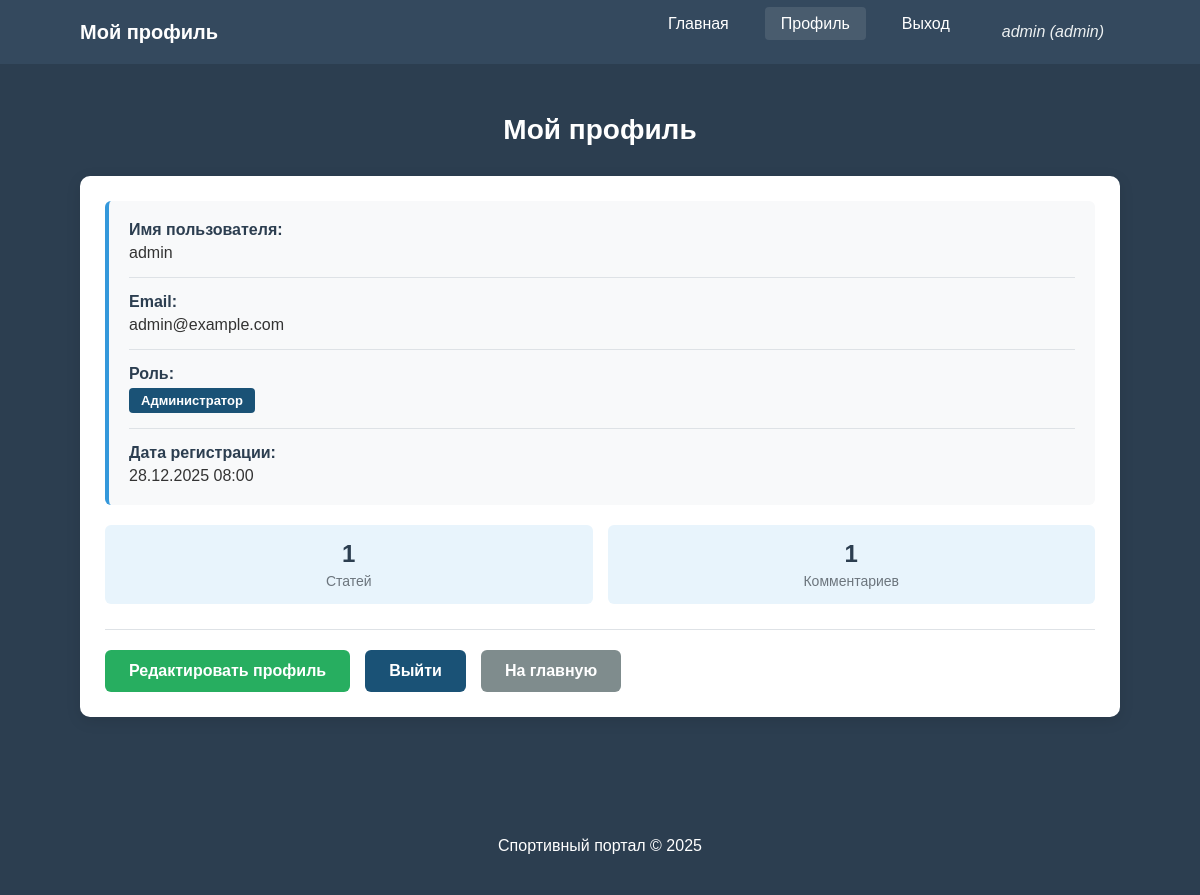
The app's page /profile.php (signed in) with its own data.
### tables this page shows
CREATE TABLE IF NOT EXISTS users (
    id INT AUTO_INCREMENT PRIMARY KEY,
    username VARCHAR(50) NOT NULL UNIQUE,
    password VARCHAR(255) NOT NULL,
    email VARCHAR(100) NOT NULL UNIQUE,
    role ENUM('admin', 'user') DEFAULT 'user',
    created_at TIMESTAMP DEFAULT CURRENT_TIMESTAMP,
    updated_at TIMESTAMP DEFAULT CURRENT_TIMESTAMP ON UPDATE CURRENT_TIMESTAMP
);

### profile.php (the view, shortened to what this page needs)
<?php
include 'db.php';
$userId = $_SESSION['user_id'];
$stmt = $pdo->prepare("SELECT username, email, role, created_at FROM users WHERE id = :id");
$stmt->execute(['id' => $userId]);
$user = $stmt->fetch();
$articles_stmt = $pdo->prepare("SELECT COUNT(*) FROM articles WHERE author_id = :id");
$articles_stmt->execute(['id' => $userId]);
$articles_count = $articles_stmt->fetchColumn();
$comments_stmt = $pdo->prepare("SELECT COUNT(*) FROM comments WHERE user_id = :id");
$comments_stmt->execute(['id' => $userId]);
$comments_count = $comments_stmt->fetchColumn();
?>
<!DOCTYPE html>
<html lang="ru">
<head>
    <link rel="stylesheet" href="style.css">
</head>
<body>
    <nav class="nav-main">
        <div class="container nav-container">
            <div class="nav-logo">Мой профиль</div>
            <ul class="nav-menu">
                <li><a href="main.php">Главная</a></li>
                <li><a href="profile.php" class="active">Профиль</a></li>
                <li><a href="logout.php">Выход</a></li>
                <li class="user-info-nav">
                    <?= htmlspecialchars($_SESSION['username']); ?> (<?= htmlspecialchars($_SESSION['role']); ?>)
                </li>
            </ul>
        </div>
    </nav>
    <div class="container">
        <header class="page-header">
            <h1>Мой профиль</h1>
        </header>
        <div class="content-box">
            <div style="background: #f8f9fa; padding: 20px; border-radius: 6px; margin-bottom: 20px; border-left: 4px solid #3498db;">
                <div style="margin-bottom: 15px; padding-bottom: 15px; border-bottom: 1px solid #dee2e6;">
                    <div style="color: #2c3e50; font-weight: bold; margin-bottom: 5px;">Имя пользователя:</div>
                    <div style="color: #333; font-size: 16px;"><?= htmlspecialchars($user['username']); ?></div>
                </div>
                <div style="margin-bottom: 15px; padding-bottom: 15px; border-bottom: 1px solid #dee2e6;">
                    <div style="color: #2c3e50; font-weight: bold; margin-bottom: 5px;">Email:</div>
                    <div style="color: #333; font-size: 16px;"><?= htmlspecialchars($user['email']); ?></div>
                </div>
                <div style="margin-bottom: 15px; padding-bottom: 15px; border-bottom: 1px solid #dee2e6;">
                    <div style="color: #2c3e50; font-weight: bold; margin-bottom: 5px;">Роль:</div>
                    <div style="color: #333; font-size: 16px;">
                        <span class="role-badge role-<?= $user['role']; ?>">
                            <?= $user['role'] === 'admin' ? 'Администратор' : 'Пользователь'; ?>
                        </span>
                    </div>
                </div>
                <div>
                    <div style="color: #2c3e50; font-weight: bold; margin-bottom: 5px;">Дата регистрации:</div>
                    <div style="color: #333; font-size: 16px;"><?= date('d.m.Y H:i', strtotime($user['created_at'])); ?></div>
                </div>
            </div>
            <div style="display: grid; grid-template-columns: repeat(2, 1fr); gap: 15px; margin-top: 20px;">
                <div style="background: #e8f4fc; padding: 15px; border-radius: 6px; text-align: center;">
                    <div style="font-size: 24px; font-weight: bold; color: #2c3e50; margin-bottom: 5px;"><?= $articles_count; ?></div>
                    <div style="color: #6c757d; font-size: 14px;">Статей</div>
                </div>
                <div style="background: #e8f4fc; padding: 15px; border-radius: 6px; text-align: center;">
                    <div style="font-size: 24px; font-weight: bold; color: #2c3e50; margin-bottom: 5px;"><?= $comments_count; ?></div>
                    <div style="color: #6c757d; font-size: 14px;">Комментариев</div>
                </div>
            </div>
            <div style="display: flex; gap: 15px; margin-top: 25px; padding-top: 20px; border-top: 1px solid #dee2e6;">
                <a href="profile_edit.php" class="btn btn-success">Редактировать профиль</a>
                <a href="logout.php" class="btn btn-danger" onclick="return confirm('Вы уверены, что хотите выйти?');">Выйти</a>
                <a href="main.php" class="btn btn-secondary">На главную</a>
            </div>
        </div>
    </div>
    <footer class="footer">
        <div class="container">
            <p>Спортивный портал &copy; <?= date('Y'); ?></p>
        </div>
    </footer>
</body>
</html>

### style.css (style rules this page uses)
* { margin: 0; padding: 0; box-sizing: border-box; }
body { font-family: Arial, sans-serif; background: #2c3e50; color: #333; min-height: 100vh; }
.container { width: 90%; max-width: 1200px; margin: 0 auto; padding: 20px; }
.nav-main { background: #34495e; padding: 15px 0; }
.nav-container { display: flex; justify-content: space-between; align-items: center; max-width: 1200px; margin: 0 auto; padding: 0 20px; }
.nav-logo { color: white; font-size: 20px; font-weight: bold; }
.nav-menu { display: flex; list-style: none; gap: 20px; margin: 0; padding: 0; }
.nav-menu a { color: white; text-decoration: none; padding: 8px 16px; border-radius: 4px; transition: background 0.3s; }
.nav-menu a:hover, .nav-menu a.active { background: rgba(255, 255, 255, 0.1); }
.user-info-nav { color: #ecf0f1; font-style: italic; padding: 8px 16px; }
.page-header { text-align: center; margin: 30px 0; }
.page-header h1 { color: white; font-size: 28px; }
.btn { padding: 12px 24px; background: #3498db; color: white; border: none; border-radius: 6px; font-size: 16px; font-weight: bold; cursor: pointer; text-decoration: none; display: inline-block; text-align: center; transition: all 0.3s; }
.btn-success { background: #27ae60; }
.btn-secondary { background: #7f8c8d; }
.btn-danger { background: #1a5276; }
.role-badge { padding: 5px 12px; border-radius: 4px; font-size: 13px; font-weight: bold; color: white; display: inline-block; }
.role-admin { background: #1a5276; }
.content-box { background: white; border-radius: 10px; padding: 25px; margin: 20px 0; box-shadow: 0 4px 15px rgba(0, 0, 0, 0.1); }
.footer { background: #2c3e50; color: white; text-align: center; padding: 20px; margin-top: 40px; }
::placeholder { color: #95a5a6; opacity: 0.8; }

### records on screen
users: username "admin", email "admin@example.com", created_at "28.12.2025 08:00"

### other values on screen
$_SESSION['username'] "admin"
$_SESSION['role'] "admin"
$articles_count "1"
$comments_count "1"
